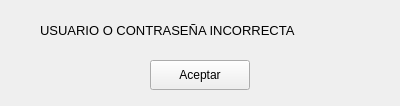
<?xml version="1.0" encoding="UTF-8"?>
<ui version="4.0">
 <class>ventanaErrorLogin</class>
 <widget class="QMainWindow" name="ventanaErrorLogin">
  <property name="geometry">
   <rect>
    <x>0</x>
    <y>0</y>
    <width>400</width>
    <height>106</height>
   </rect>
  </property>
  <property name="windowTitle">
   <string>MainWindow</string>
  </property>
  <widget class="QWidget" name="centralwidget">
   <widget class="QLabel" name="label">
    <property name="geometry">
     <rect>
      <x>40</x>
      <y>10</y>
      <width>320</width>
      <height>41</height>
     </rect>
    </property>
    <property name="font">
     <font>
      <family>Arial</family>
      <pointsize>10</pointsize>
     </font>
    </property>
    <property name="text">
     <string>USUARIO O CONTRASEÑA INCORRECTA</string>
    </property>
   </widget>
   <widget class="QPushButton" name="btnAceptar">
    <property name="geometry">
     <rect>
      <x>150</x>
      <y>60</y>
      <width>100</width>
      <height>30</height>
     </rect>
    </property>
    <property name="text">
     <string>Aceptar</string>
    </property>
   </widget>
  </widget>
 </widget>
 <resources/>
 <connections/>
</ui>
